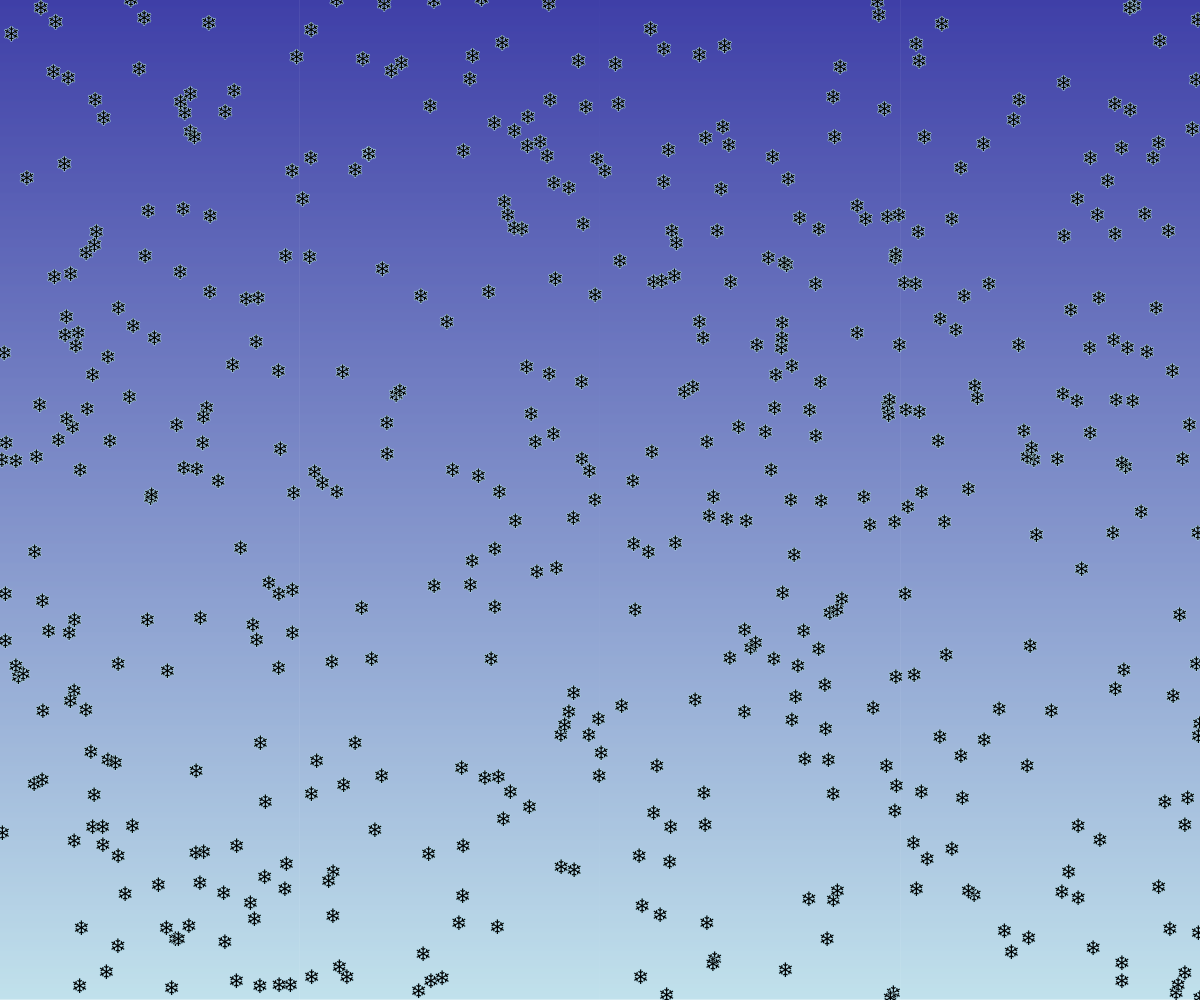
Frame 1 (no input)
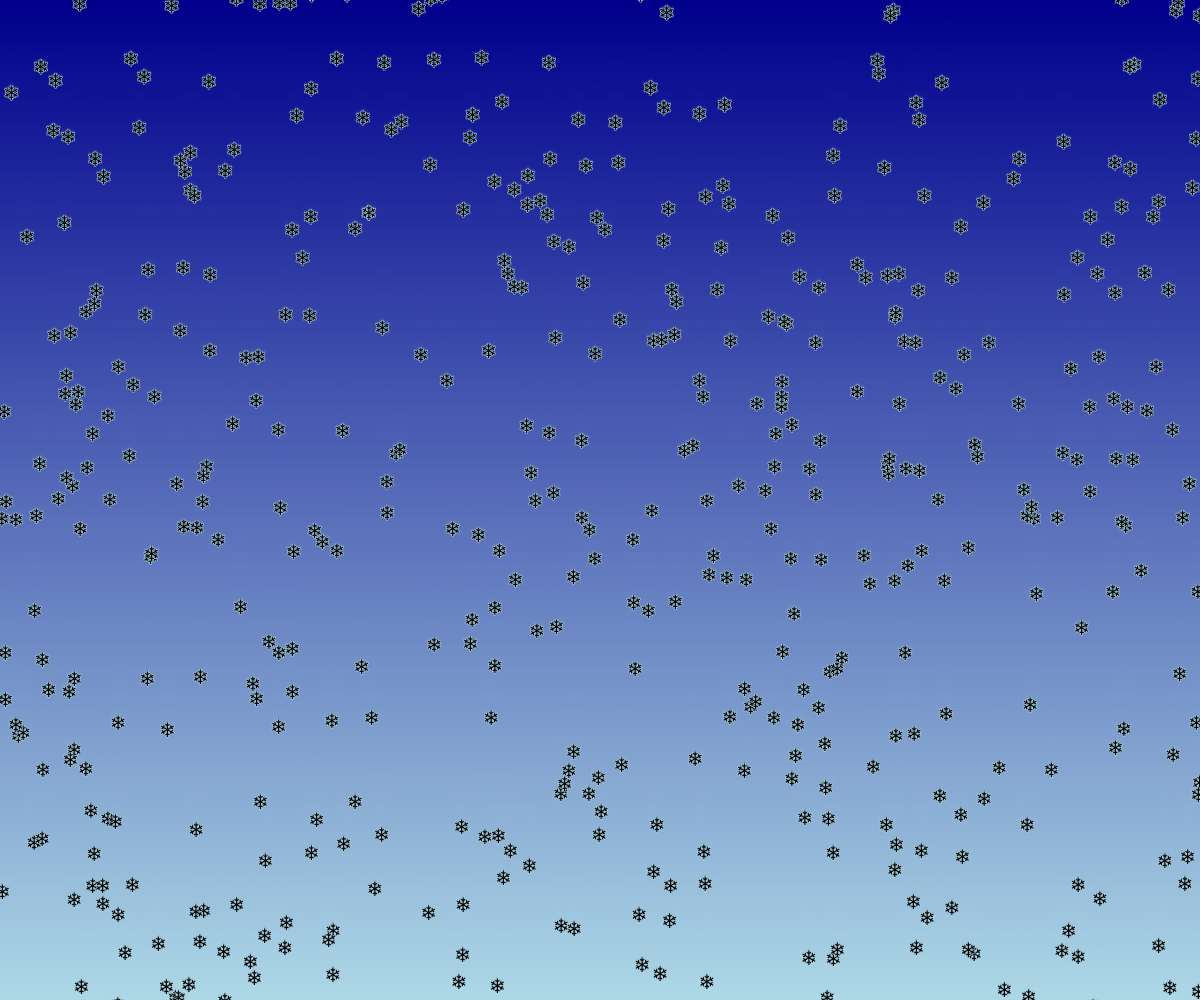
Frame 60 (no input)
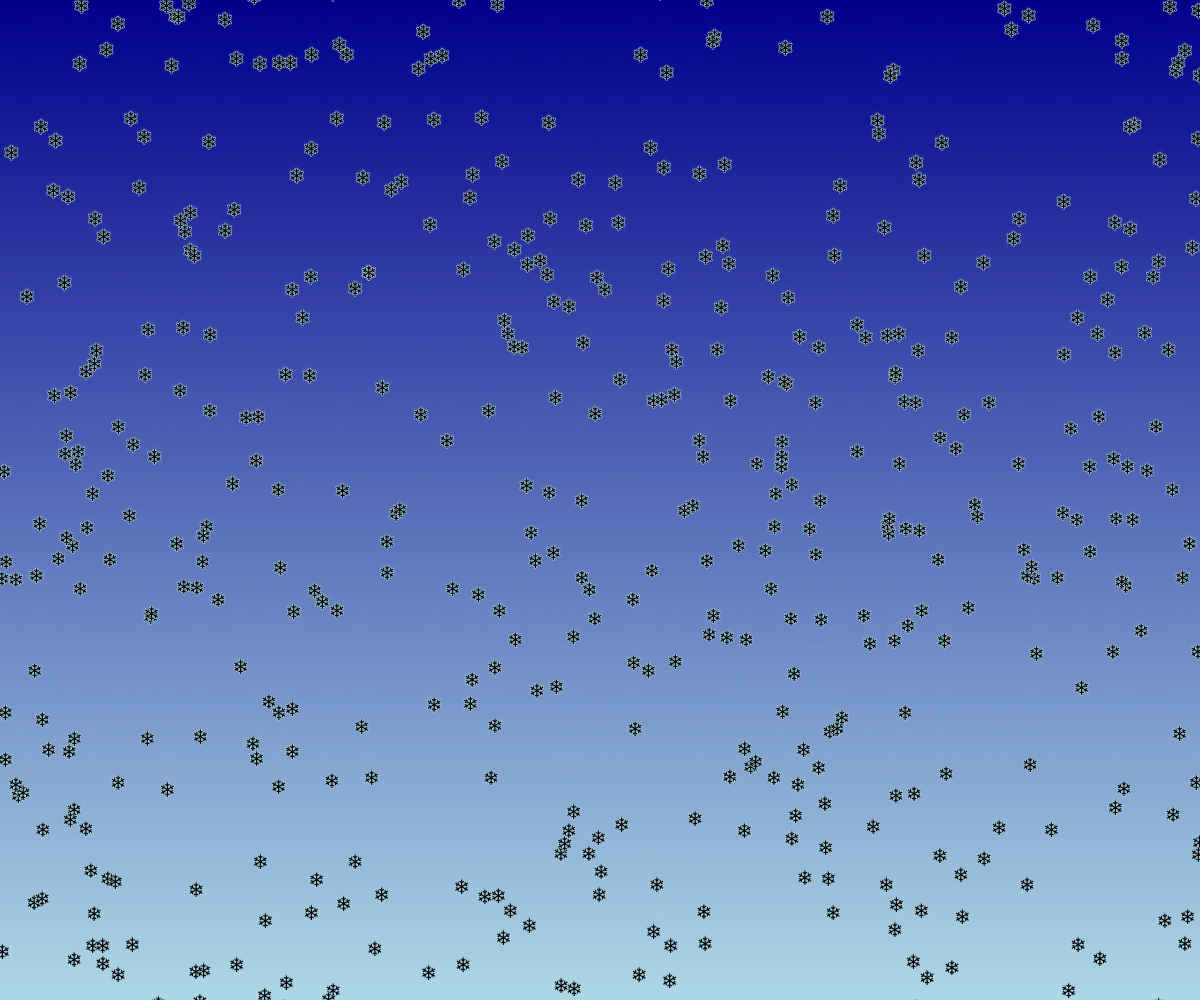
Frame 120 (the mouse pressed at the canvas centre since frame 60)

The p5.js sketch that drew these frames (run headless with seeded random() and noise() and a simulated clock; from frame 60 on, the mouse is pressed at the canvas centre):

// p5.js sketch
// ── sketch.js
const SNOWFLAKE_COUNT = 500;
const SIZE = 20; // Adjusted size for emojis
const GRAVITY = 1;

const SNOWFLAKES = [];

// Will run once when the sketch is opened
function setup() {
  createCanvas(windowWidth, windowHeight);
  noStroke();
  textSize(SIZE); // Set the emoji size
  textAlign(CENTER, CENTER); // Align the emoji in the center

  // Initialize the snowflakes with random positions
  for (let i = 0; i < SNOWFLAKE_COUNT; i++) {
    SNOWFLAKES.push({
      x: random(width),
      y: random(height)
    });
  }
}

// Will run every frame (refreshes many times per second)
function draw() {
  // Gradient background
  for (let i = 0; i < height; i++) {
    let inter = map(i, 0, height, 0, 1); // Interpolates from 0 to 1
    let c = lerpColor(color('darkblue'), color('lightblue'), inter); // Creates a color gradient
    stroke(c);
    line(0, i, width, i); // Draws the gradient line
  }

  // Iterate through each snowflake to draw and update them
  for (let i = 0; i < SNOWFLAKES.length; i++) {
    const snowflake = SNOWFLAKES[i];

    // Draw the snowflake emoji
    text('❄', snowflake.x, snowflake.y);

    // Update snowflake position
    if (snowflake.y > height + SIZE) snowflake.y = -SIZE;
    else snowflake.y += GRAVITY;
  }
}
